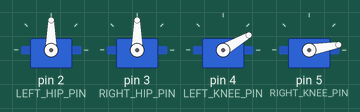
Bench run of a sketch on a simulated Arduino Uno, built with avr-gcc and run on an emulated ATmega328P. Shown: 4 × servo.

Above: at 1.05 s.
At 1.4 s:
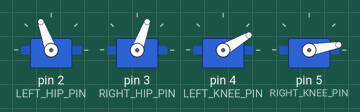
At 1.8 s:
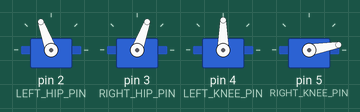
At 2.4 s:
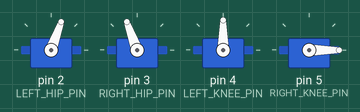
At 3.0 s:
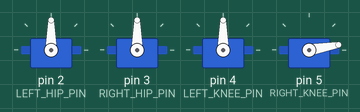
Timing chart, 0 to 5.6 s (numbered marks = the images above):
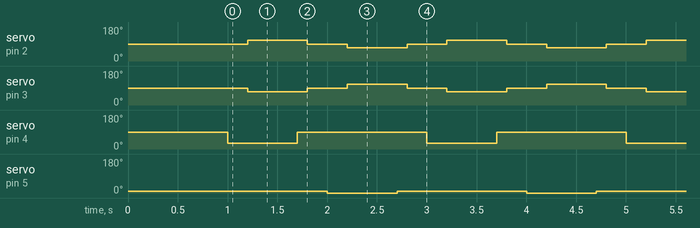

Measured:
- by itself, servo on pin 2 (LEFT_HIP_PIN): repeats every 2.0 s: 90° 0.40 s, 70° 0.60 s, 90° 0.40 s, 110° 0.60 s
- by itself, servo on pin 3 (RIGHT_HIP_PIN): repeats every 2.0 s: 90° 0.40 s, 110° 0.60 s, 90° 0.40 s, 70° 0.60 s
- by itself, servo on pin 4 (LEFT_KNEE_PIN): alternates 90° for 1.3 s and 30° for 0.70 s
- by itself, servo on pin 5 (RIGHT_KNEE_PIN): alternates 10° for 1.3 s and 0° for 0.70 s

The sketch:

bipedal_walking.ino
```cpp
#include <Servo.h>

// Create servo objects
Servo leftHipServo;
Servo rightHipServo;
Servo leftKneeServo;
Servo rightKneeServo;

// Pin assignments
const int LEFT_HIP_PIN = 2;
const int RIGHT_HIP_PIN = 3;
const int LEFT_KNEE_PIN = 4;
const int RIGHT_KNEE_PIN = 5;

// Neutral angles
const int NEUTRAL_LH = 90;
const int NEUTRAL_RH = 90;
const int NEUTRAL_LK = 90;
const int NEUTRAL_RK = 10;

// Walking parameters
const int HIP_SWING = 20;     // how much hips move
const int KNEE_LIFT = -60;     // how much knees bend
const int STEP_DELAY = 500;   // time between step phases

void setup() {
  leftHipServo.attach(LEFT_HIP_PIN);
  rightHipServo.attach(RIGHT_HIP_PIN);
  leftKneeServo.attach(LEFT_KNEE_PIN);
  rightKneeServo.attach(RIGHT_KNEE_PIN);

  // Set initial neutral pose
  setNeutralPose();

  delay(1000); // Wait before walking
}

void loop() {
  walkStep();
}

// Neutral standing position
void setNeutralPose() {
  leftHipServo.write(NEUTRAL_LH);
  rightHipServo.write(NEUTRAL_RH);
  leftKneeServo.write(NEUTRAL_LK);
  rightKneeServo.write(NEUTRAL_RK);
}

// One full step (left leg forward, then right leg forward)
void walkStep() {
  // === Step 1: Right Leg Forward ===
  // Bend LEFT knee (opposite) to shift weight
  leftKneeServo.write(NEUTRAL_LK + KNEE_LIFT);
  delay(200);
  // Swing right leg forward
  rightHipServo.write(NEUTRAL_RH - HIP_SWING);
  leftHipServo.write(NEUTRAL_LH + HIP_SWING);
  delay(STEP_DELAY);
  // Reset left knee
  leftKneeServo.write(NEUTRAL_LK);
  delay(100);

  // === Reset to Neutral ===
  setNeutralPose();
  delay(200);

  // === Step 2: Left Leg Forward ===
  // Bend RIGHT knee (opposite) to shift weight
  rightKneeServo.write(NEUTRAL_RK + KNEE_LIFT);
  delay(200);
  // Swing left leg forward
  leftHipServo.write(NEUTRAL_LH - HIP_SWING);
  rightHipServo.write(NEUTRAL_RH + HIP_SWING);
  delay(STEP_DELAY);
  // Reset right knee
  rightKneeServo.write(NEUTRAL_RK);
  delay(100);

  // === Reset to Neutral ===
  setNeutralPose();
  delay(200);
}
```
